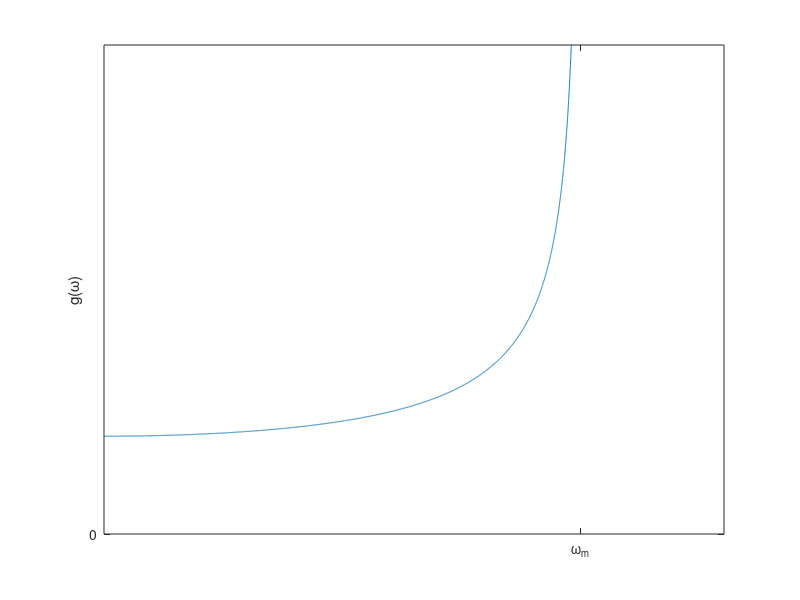

Write the MATLAB code that produced this figure.
ome=linspace(0,1.000,10000);
g=10./sqrt(1-ome.^2);
plot(ome,g)
set(gca,'Ylim',[0 50])
set(gca,'Xlim',[0 1.3])
set(gca,'XTick',[1])
set(gca,'YTick',[0 100])
ylabel('g(\omega)')
set(gca,'XTickLabel',['\omega_m'])